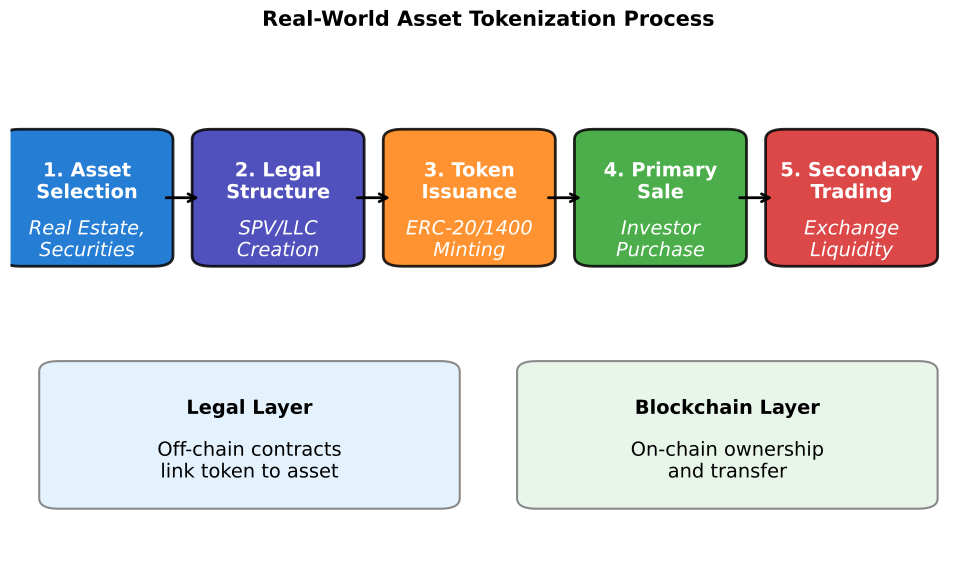

Write the Python code that produced this figure.
"""
RWA Tokenization Process Flow
Step-by-step tokenization diagram
"""

import matplotlib.pyplot as plt
import matplotlib.patches as mpatches
from pathlib import Path

CHART_METADATA = {
    'title': 'RWA Tokenization Process',
    'url': 'https://github.com/Digital-AI-Finance/Blockchain_Crypto/tree/main/Module_C_NFTs_Digital_Assets/L27_RWA_Tokenization/charts/01_rwa_tokenization_process'
}

plt.rcParams.update({
    'font.size': 14,
    'axes.labelsize': 14,
    'axes.titlesize': 16,
    'xtick.labelsize': 12,
    'ytick.labelsize': 12,
    'legend.fontsize': 12,
    'figure.figsize': (10, 6),
    'figure.dpi': 150
})

MLPURPLE = '#3333B2'
MLBLUE = '#0066CC'
MLORANGE = '#FF7F0E'
MLGREEN = '#2CA02C'
MLRED = '#D62728'

fig, ax = plt.subplots(figsize=(10, 6))

# Steps in tokenization process
steps = [
    (0.08, 0.7, '1. Asset\nSelection', MLBLUE, 'Real Estate,\nSecurities'),
    (0.28, 0.7, '2. Legal\nStructure', MLPURPLE, 'SPV/LLC\nCreation'),
    (0.48, 0.7, '3. Token\nIssuance', MLORANGE, 'ERC-20/1400\nMinting'),
    (0.68, 0.7, '4. Primary\nSale', MLGREEN, 'Investor\nPurchase'),
    (0.88, 0.7, '5. Secondary\nTrading', MLRED, 'Exchange\nLiquidity'),
]

# Draw step boxes
for x, y, label, color, sublabel in steps:
    rect = mpatches.FancyBboxPatch((x-0.08, y-0.12), 0.16, 0.24,
                                    boxstyle="round,pad=0.01,rounding_size=0.02",
                                    facecolor=color, edgecolor='black',
                                    linewidth=2, alpha=0.85)
    ax.add_patch(rect)
    ax.text(x, y+0.03, label, ha='center', va='center',
            fontsize=9, fontweight='bold', color='white')
    ax.text(x, y-0.08, sublabel, ha='center', va='center',
            fontsize=7, color='white', style='italic')

# Draw arrows between steps
arrow_props = dict(arrowstyle='->', color='black', lw=2)
for i in range(len(steps)-1):
    x1 = steps[i][0] + 0.08
    x2 = steps[i+1][0] - 0.08
    ax.annotate('', xy=(x2, 0.7), xytext=(x1, 0.7), arrowprops=arrow_props)

# Bottom info boxes
info_boxes = [
    (0.25, 0.25, 'Legal Layer', '#E3F2FD', 'Off-chain contracts\nlink token to asset'),
    (0.75, 0.25, 'Blockchain Layer', '#E8F5E9', 'On-chain ownership\nand transfer'),
]

for x, y, title, color, text in info_boxes:
    rect = mpatches.FancyBboxPatch((x-0.2, y-0.12), 0.4, 0.24,
                                    boxstyle="round,pad=0.02",
                                    facecolor=color, edgecolor='#888',
                                    linewidth=1.5)
    ax.add_patch(rect)
    ax.text(x, y+0.05, title, ha='center', va='center',
            fontsize=10, fontweight='bold')
    ax.text(x, y-0.05, text, ha='center', va='center', fontsize=8)

ax.set_xlim(0, 1)
ax.set_ylim(0, 1)
ax.set_axis_off()

ax.set_title('Real-World Asset Tokenization Process', fontweight='bold', fontsize=15, pad=10)
plt.tight_layout()

output_path = Path(__file__).parent / 'chart.pdf'
plt.savefig(output_path, bbox_inches='tight', dpi=300)
print(f"Chart saved to: {output_path.absolute()}")
plt.close()
